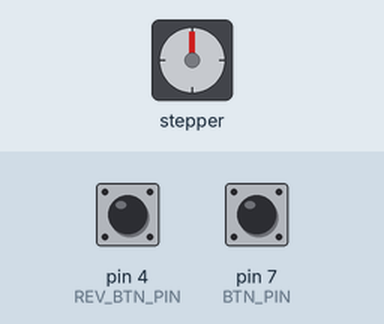
Bench run of a sketch on a simulated Arduino Uno, built with avr-gcc and run on an emulated ATmega328P. Parts: stepper motor. The test bench sets the inputs (shaded band); at power-on: pin 4 (REV_BTN_PIN) HIGH, pin 7 (BTN_PIN) HIGH. Stepper angles assume 2048 steps per turn.

Above: at 1.2 s.
1.3 s: pin 4 (REV_BTN_PIN) pulled LOW for 0.15 s
At 1.77 s:
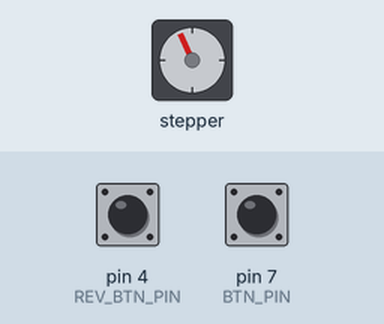
At 2.4 s:
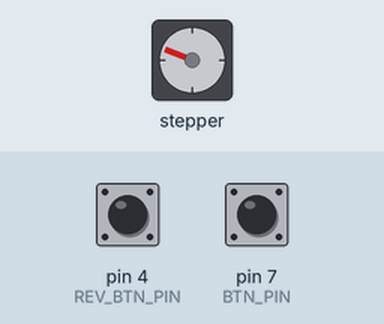
Timing chart, 0 to 13.3 s (numbered marks = the images above; inputs shaded):
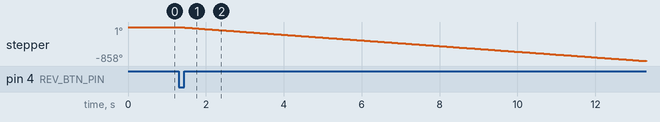

The sketch:

StepperMotor.ino
```cpp
#include <Stepper.h>

#define BTN_PIN 7
#define REV_BTN_PIN 4

const int STEPS_PER_REV = 2048;
const int SPEED = 12;

// This is how many rotations are needed to achieve 3ft
const float TURNS = 5.82123758454;

Stepper stppr = Stepper(STEPS_PER_REV, 8, 10, 9, 11);

bool btnPressed;
bool revBtnPressed;

void setup() {
  // Max speed 15
  stppr.setSpeed(SPEED);
  pinMode(BTN_PIN, INPUT_PULLUP);
  pinMode(REV_BTN_PIN, INPUT_PULLUP);
  btnPressed = true;
  revBtnPressed == true;
}

void loop() {
  btnPressed = digitalRead(BTN_PIN);
  revBtnPressed = digitalRead(REV_BTN_PIN);
  if (btnPressed == false) {
    stppr.step(STEPS_PER_REV * TURNS);
    btnPressed = true;
  }
  if (revBtnPressed == false) {
    stppr.step(-(STEPS_PER_REV * TURNS));
    revBtnPressed = true;
  }
}
```

Measured:
- after the input at 1.3 s, stepper: keeps turning counter-clockwise at about 72°/s, starting at once
